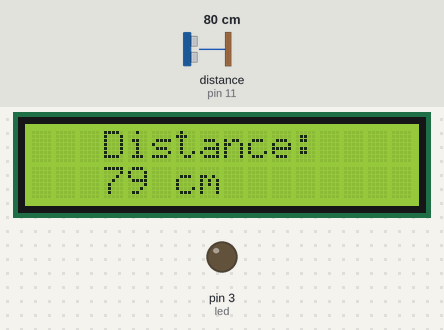
Bench run of a sketch on a simulated Arduino Uno, built with avr-gcc and run on an emulated ATmega328P. Shown: 16×2 character LCD, output pins drawn as LEDs (lit = HIGH). Wiring (inferred from the names in the program): ultrasonic range finder: trigger pin 12; echo pin 11. Inputs (shaded band) come from the test bench; at power-on: distance to the obstacle (sensor on pin 11) 80 cm. The echo pulse lasts 58.3 µs per cm; pins used as bus, display or sensor lines are not drawn.

Above: at 1.2 s.
1.3 s: distance to the obstacle (sensor on pin 11) set to 2 cm
At 1.48 s:
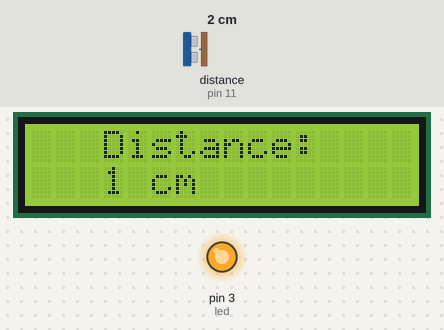
3.0 s: distance to the obstacle (sensor on pin 11) set to 18 cm
At 3.12 s:
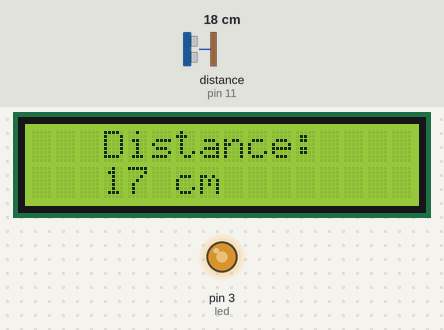
4.7 s: distance to the obstacle (sensor on pin 11) set to 250 cm
At 4.81 s:
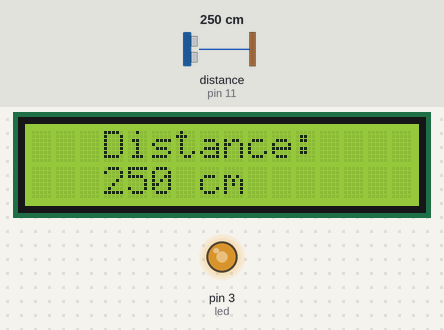
7.7 s: distance to the obstacle (sensor on pin 11) set to 53 cm
At 7.87 s:
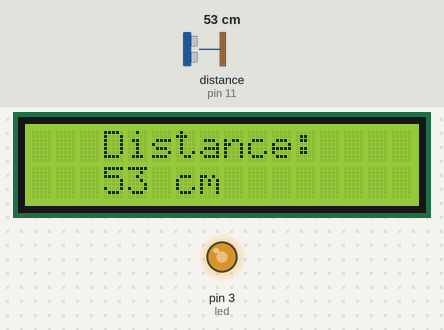
9.3 s: distance to the obstacle (sensor on pin 11) set to 45 cm
At 9.45 s:
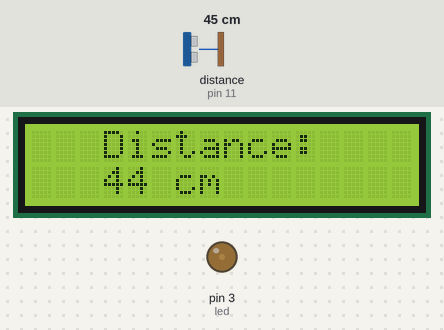
11.1 s: distance to the obstacle (sensor on pin 11) set to 35 cm
At 11.26 s:
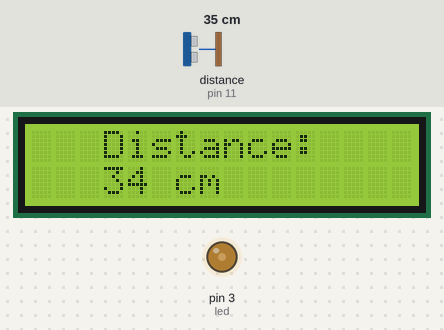
Timing chart, 0 to 13.9 s (numbered marks = the images above; inputs shaded):
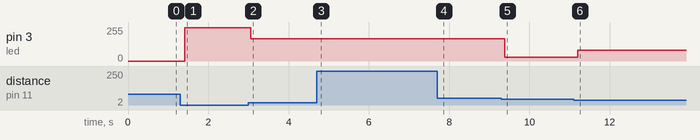

The sketch:

Lab2.ino
```cpp
#include <Wire.h>
#include <LiquidCrystal_I2C.h>

#define led 3

int trigPin = 12;int echoPin = 11;
LiquidCrystal_I2C lcd(0x27, 16, 2);

long duration, cm, inches;

void setup() {
  Serial.begin (9600);
  pinMode (trigPin, OUTPUT);
  pinMode (echoPin, INPUT);
  pinMode (led, OUTPUT);

  lcd.init();
  lcd.backlight();
  lcd.setCursor(0,0);
}

void loop() {
  // ex.給 Trig 高電位，持續 10微秒
  digitalWrite(trigPin, HIGH);
  delay(0.01);
  digitalWrite(trigPin, LOW);

  duration = pulseIn(echoPin, HIGH);   // 收到高電位時的時間

  // convert the duration to distance cm and inches
  cm=duration/2*0.034364;

  if(cm < 50) {
    //把測得的距離，轉換為pwm值，輸出給led
    int PWM=(50-cm)*255/50;
    analogWrite(led, PWM);
  }

  //把測得的距離，輸出給lcd
  lcd.setCursor(3, 0);
  lcd.print("Distance:");
  lcd.setCursor(3, 1);
  lcd.print(cm);
  lcd.print(" cm");
  delay(100);
  lcd.clear();
}
```

Measured:
- the behaviour switches between 51 and 50 cm on distance to the obstacle (sensor on pin 11) (found by bisection; images 4 and 5)
- after the input at 1.3 s, pin 3 (led): 0/255 → 249/255 after 0.12 s; the display: first differs from a run without the input after 0.13 s (image 1)
- after the input at 3.0 s, pin 3 (led): 249/255 → 168/255 after 0.06 s; the display: first differs from a run without the input after 0.08 s (image 2)
- after the input at 4.7 s, the display: first differs from a run without the input after 0.06 s (image 3)
- after the input at 9.3 s, pin 3 (led): 168/255 → 30/255 after 0.09 s; the display: first differs from a run without the input after 0.10 s (image 5)
- after the input at 11.1 s, pin 3 (led): 30/255 → 81/255 after 0.10 s; the display: first differs from a run without the input after 0.11 s (image 6)
